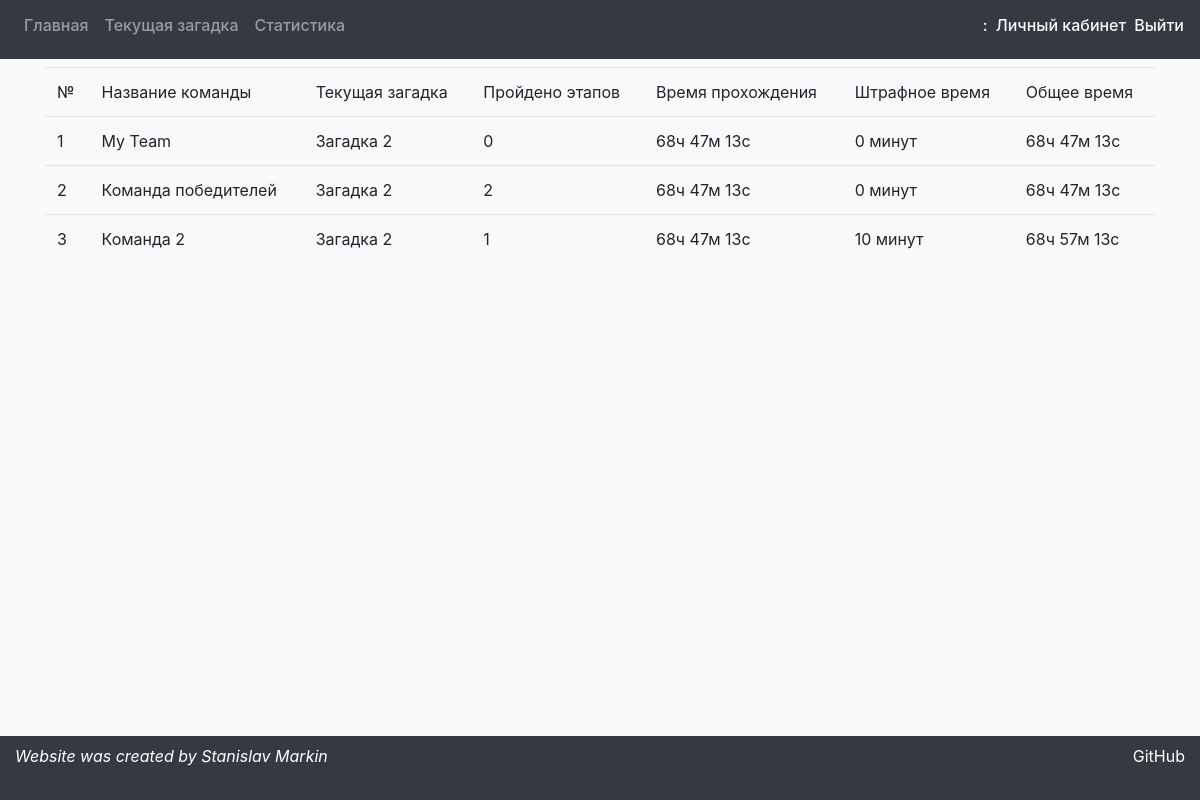
The page /quest/9/statistic on the database its author committed.
### preparationApp/models.py (models this page shows, shortened)
class Team(models.Model):
    captain = models.ForeignKey(User, models.CASCADE, default=1)
    members = models.ManyToManyField(User, related_name='teams')
    title = models.CharField(max_length=30)

### creationApp/models.py (models this page shows, shortened)
class Puzzle(models.Model):
    quest = models.ForeignKey('preparationApp.Quest', models.CASCADE)
    title = models.CharField(max_length=50)
    html = models.TextField()
    auto_skip_minutes = models.IntegerField()

### holdingApp/views.py (the view)
# urls.py: path('<int:quest_id>/statistic', views.get_statistic, name="statistic"),
def get_statistic(request, quest_id):
    members = list(filter(lambda m: m.quest == Quest.objects.get(id=quest_id), Member.objects.all()))
    args = make_args(request, quest_id)
    args['members'] = []
    for member in members:
        time = timezone.now() - Quest.objects.get(id=quest_id).start_date
        item = {'team': member.team.title,
                'fine': sum([hint.fine_minutes for hint in member.hints.all()]),
                'time': parse_date(time),
                'puzzles': len(member.puzzles.all()),
                'puzzle': member.current_puzzle.title}
        item['time']['hours'] += item['time']['days'] * 24
        item['summary_time'] = parse_date(time + timezone.timedelta(minutes=item['fine']))
        item['summary_time']['hours'] += item['summary_time']['days'] * 24
        args['members'].append(item)
    return render(request, 'holdingApp/statisticPage.html', args)

### holdingApp/views.py (called while the page is built)
def make_args(request, quest_id):
    args = {'quest': Quest.objects.get(id=quest_id), 'message': 'none'}
    if request.session.get('message'):
        args['message'] = request.session.get('message')
        request.session.pop('message')
    return args

def parse_date(timedelta):
    if timedelta.days < 0:
        return 'past'
    else:
        days = int(timedelta.days)
        hours = (timedelta.seconds - days * 24) // 3600
        minutes = (timedelta.seconds - days * 24 - hours * 3600) // 60
        seconds = timedelta.seconds - days * 24 - hours * 3600 - minutes * 60
        return {'days': days, 'hours': hours, 'minutes': minutes, 'seconds': seconds}

### holdingApp/templates/holdingApp/statisticPage.html (shortened to what this page needs)
{% extends 'holdingApp/mainWrapper.html' %}
{% block content %}
    <table class="table">
        <tr>
            <td>№</td>
            <td>Название команды</td>
            <td>Текущая загадка</td>
            <td>Пройдено этапов</td>
            <td>Время прохождения</td>
            <td>Штрафное время</td>
            <td>Общее время</td>
        </tr>
        {% for member in members %}
            <tr>
                <td>{{ forloop.counter }}</td>
                <td>{{ member.team }}</td>
                <td>{{ member.puzzle }}
                <td>{{ member.puzzles }}</td>
                <td>{{ member.time.hours }}ч {{ member.time.minutes }}м {{ member.time.seconds }}с</td>
                <td>{{ member.fine }} минут</td>
                <td>{{ member.summary_time.hours }}ч {{ member.summary_time.minutes }}м
                    {{ member.summary_time.seconds }}с</td>
            </tr>
        {% endfor %}
    </table>
{% endblock %}

### rows shown on the page
Team: team "My Team"
Puzzle: puzzle "Загадка 2" "Загадка 2" "Загадка 2"
Team: team "Команда победителей"
Team: team "Команда 2"

### other values the page prints
{{ member.puzzles }} "0" "2" "1"
{{ member.time.hours }} "68" "68" "68"
{{ member.time.minutes }} "47" "47" "47"
{{ member.time.seconds }} "13" "13" "13"
{{ member.fine }} "0" "0" "10"
{{ member.summary_time.hours }} "68" "68" "68"
{{ member.summary_time.minutes }} "47" "47" "57"
{{ member.summary_time.seconds }} "13" "13" "13"
